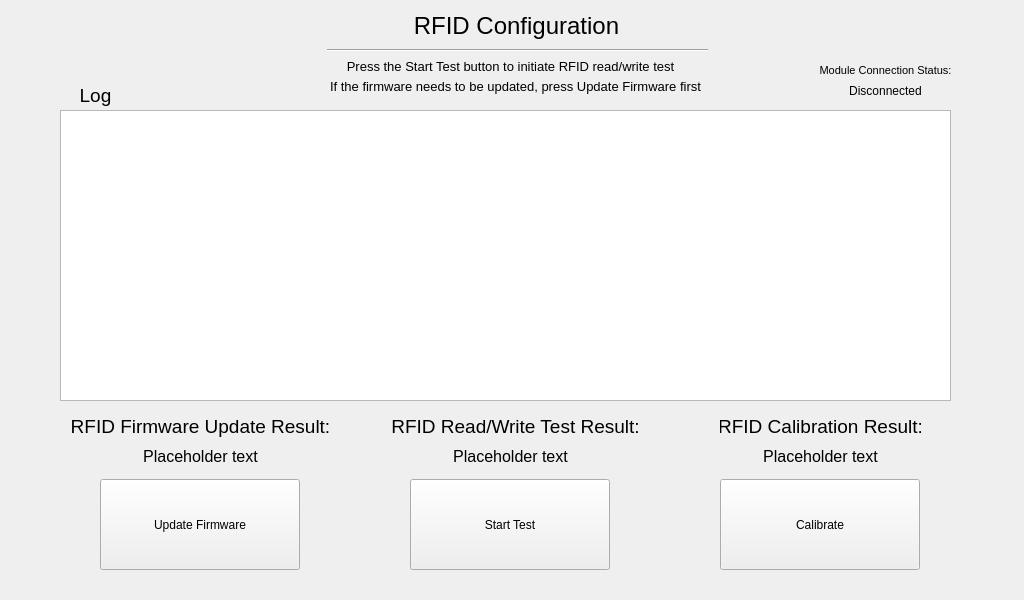
<?xml version="1.0" encoding="UTF-8"?>
<ui version="4.0">
 <class>serviceRFIDConfiguration</class>
 <widget class="QWidget" name="serviceRFIDConfiguration">
  <property name="geometry">
   <rect>
    <x>0</x>
    <y>0</y>
    <width>1024</width>
    <height>600</height>
   </rect>
  </property>
  <property name="windowTitle">
   <string>Form</string>
  </property>
  <widget class="QLabel" name="lblInstructionsLine1">
   <property name="geometry">
    <rect>
     <x>320</x>
     <y>70</y>
     <width>391</width>
     <height>33</height>
    </rect>
   </property>
   <property name="font">
    <font>
     <pointsize>10</pointsize>
    </font>
   </property>
   <property name="text">
    <string>If the firmware needs to be updated, press Update Firmware first</string>
   </property>
   <property name="alignment">
    <set>Qt::AlignCenter</set>
   </property>
  </widget>
  <widget class="QPushButton" name="btnUpdateRFIDFirmware">
   <property name="geometry">
    <rect>
     <x>100</x>
     <y>479</y>
     <width>200</width>
     <height>91</height>
    </rect>
   </property>
   <property name="text">
    <string>Update Firmware</string>
   </property>
  </widget>
  <widget class="QPushButton" name="btnStartRFIDTest">
   <property name="geometry">
    <rect>
     <x>410</x>
     <y>479</y>
     <width>200</width>
     <height>91</height>
    </rect>
   </property>
   <property name="text">
    <string>Start Test</string>
   </property>
  </widget>
  <widget class="QLabel" name="lblInstructionsLine2">
   <property name="geometry">
    <rect>
     <x>340</x>
     <y>50</y>
     <width>341</width>
     <height>33</height>
    </rect>
   </property>
   <property name="font">
    <font>
     <pointsize>10</pointsize>
    </font>
   </property>
   <property name="text">
    <string>Press the Start Test button to initiate RFID read/write test</string>
   </property>
   <property name="alignment">
    <set>Qt::AlignCenter</set>
   </property>
  </widget>
  <widget class="QLabel" name="lblFirmwareUpdateMsg">
   <property name="geometry">
    <rect>
     <x>70</x>
     <y>410</y>
     <width>261</width>
     <height>33</height>
    </rect>
   </property>
   <property name="font">
    <font>
     <pointsize>14</pointsize>
    </font>
   </property>
   <property name="text">
    <string>RFID Firmware Update Result:</string>
   </property>
   <property name="alignment">
    <set>Qt::AlignCenter</set>
   </property>
  </widget>
  <widget class="QLabel" name="lblTestResultsMsg">
   <property name="geometry">
    <rect>
     <x>390</x>
     <y>410</y>
     <width>251</width>
     <height>33</height>
    </rect>
   </property>
   <property name="font">
    <font>
     <pointsize>14</pointsize>
    </font>
   </property>
   <property name="text">
    <string>RFID Read/Write Test Result:</string>
   </property>
   <property name="alignment">
    <set>Qt::AlignCenter</set>
   </property>
  </widget>
  <widget class="QLabel" name="lblFirmwareUpdateResult">
   <property name="geometry">
    <rect>
     <x>110</x>
     <y>440</y>
     <width>181</width>
     <height>33</height>
    </rect>
   </property>
   <property name="font">
    <font>
     <pointsize>12</pointsize>
    </font>
   </property>
   <property name="text">
    <string>Placeholder text</string>
   </property>
   <property name="alignment">
    <set>Qt::AlignCenter</set>
   </property>
  </widget>
  <widget class="QLabel" name="lblTestResultsResult">
   <property name="geometry">
    <rect>
     <x>420</x>
     <y>440</y>
     <width>181</width>
     <height>33</height>
    </rect>
   </property>
   <property name="font">
    <font>
     <pointsize>12</pointsize>
    </font>
   </property>
   <property name="text">
    <string>Placeholder text</string>
   </property>
   <property name="alignment">
    <set>Qt::AlignCenter</set>
   </property>
  </widget>
  <widget class="QPushButton" name="btnCalibrateRFID">
   <property name="geometry">
    <rect>
     <x>720</x>
     <y>479</y>
     <width>200</width>
     <height>91</height>
    </rect>
   </property>
   <property name="text">
    <string>Calibrate</string>
   </property>
  </widget>
  <widget class="QLabel" name="lblCalResultsMsg">
   <property name="geometry">
    <rect>
     <x>720</x>
     <y>410</y>
     <width>201</width>
     <height>33</height>
    </rect>
   </property>
   <property name="font">
    <font>
     <pointsize>14</pointsize>
    </font>
   </property>
   <property name="layoutDirection">
    <enum>Qt::LeftToRight</enum>
   </property>
   <property name="text">
    <string>RFID Calibration Result:</string>
   </property>
   <property name="alignment">
    <set>Qt::AlignCenter</set>
   </property>
  </widget>
  <widget class="QLabel" name="lblCalResultsResult">
   <property name="geometry">
    <rect>
     <x>730</x>
     <y>440</y>
     <width>181</width>
     <height>33</height>
    </rect>
   </property>
   <property name="font">
    <font>
     <pointsize>12</pointsize>
    </font>
   </property>
   <property name="text">
    <string>Placeholder text</string>
   </property>
   <property name="alignment">
    <set>Qt::AlignCenter</set>
   </property>
  </widget>
  <widget class="QLabel" name="lblLogTitle">
   <property name="geometry">
    <rect>
     <x>60</x>
     <y>80</y>
     <width>71</width>
     <height>31</height>
    </rect>
   </property>
   <property name="font">
    <font>
     <pointsize>14</pointsize>
    </font>
   </property>
   <property name="text">
    <string>Log</string>
   </property>
   <property name="alignment">
    <set>Qt::AlignCenter</set>
   </property>
  </widget>
  <widget class="QLabel" name="lblTitleBar">
   <property name="geometry">
    <rect>
     <x>326</x>
     <y>10</y>
     <width>381</width>
     <height>31</height>
    </rect>
   </property>
   <property name="font">
    <font>
     <pointsize>18</pointsize>
    </font>
   </property>
   <property name="text">
    <string>RFID Configuration</string>
   </property>
   <property name="alignment">
    <set>Qt::AlignCenter</set>
   </property>
  </widget>
  <widget class="Line" name="lnTitleLine">
   <property name="geometry">
    <rect>
     <x>327</x>
     <y>40</y>
     <width>381</width>
     <height>20</height>
    </rect>
   </property>
   <property name="orientation">
    <enum>Qt::Horizontal</enum>
   </property>
  </widget>
  <widget class="QPlainTextEdit" name="pteRFIDLog">
   <property name="geometry">
    <rect>
     <x>60</x>
     <y>110</y>
     <width>891</width>
     <height>291</height>
    </rect>
   </property>
   <property name="contextMenuPolicy">
    <enum>Qt::NoContextMenu</enum>
   </property>
   <property name="acceptDrops">
    <bool>false</bool>
   </property>
   <property name="textInteractionFlags">
    <set>Qt::NoTextInteraction</set>
   </property>
  </widget>
  <widget class="QLabel" name="lblModuleConnectedMsg">
   <property name="geometry">
    <rect>
     <x>820</x>
     <y>60</y>
     <width>131</width>
     <height>21</height>
    </rect>
   </property>
   <property name="font">
    <font>
     <family>MS Shell Dlg 2</family>
     <pointsize>8</pointsize>
     <weight>50</weight>
     <bold>false</bold>
    </font>
   </property>
   <property name="text">
    <string>Module Connection Status:</string>
   </property>
   <property name="alignment">
    <set>Qt::AlignCenter</set>
   </property>
  </widget>
  <widget class="QLabel" name="lblModuleConnectedResult">
   <property name="geometry">
    <rect>
     <x>820</x>
     <y>80</y>
     <width>131</width>
     <height>21</height>
    </rect>
   </property>
   <property name="text">
    <string>Disconnected</string>
   </property>
   <property name="alignment">
    <set>Qt::AlignCenter</set>
   </property>
  </widget>
 </widget>
 <resources/>
 <connections/>
</ui>
